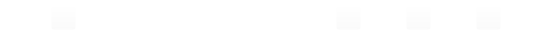
         <widget class="QFrame" name="roomInfoLay_2">
          <property name="minimumSize">
           <size>
            <width>35</width>
            <height>0</height>
           </size>
          </property>
          <property name="maximumSize">
           <size>
            <width>16777215</width>
            <height>35</height>
           </size>
          </property>
          <property name="styleSheet">
           <string notr="true">border-image: url(:/res/images/broadControl.png);
background-color: rgba(255, 255, 255, 0);</string>
          </property>
          <property name="lineWidth">
           <number>0</number>
          </property>
          <layout class="QHBoxLayout" name="roomInfoLay">
           <property name="spacing">
            <number>5</number>
           </property>
           <property name="topMargin">
            <number>5</number>
           </property>
           <property name="bottomMargin">
            <number>5</number>
           </property>
           <item>
            <spacer name="horizontalSpacer_9">
             <property name="orientation">
              <enum>Qt::Horizontal</enum>
             </property>
             <property name="sizeHint" stdset="0">
              <size>
               <width>40</width>
               <height>20</height>
              </size>
             </property>
            </spacer>
           </item>
           <item>
            <widget class="QPushButton" name="pushButton_6">
             <property name="minimumSize">
              <size>
               <width>25</width>
               <height>25</height>
              </size>
             </property>
             <property name="maximumSize">
              <size>
               <width>25</width>
               <height>25</height>
              </size>
             </property>
             <property name="styleSheet">
              <string notr="true">border-image: url(:/res/images/brTitle.png);</string>
             </property>
             <property name="text">
              <string/>
             </property>
            </widget>
           </item>
           <item>
            <widget class="QLabel" name="roonNameText">
             <property name="minimumSize">
              <size>
               <width>250</width>
               <height>0</height>
              </size>
             </property>
             <property name="maximumSize">
              <size>
               <width>250</width>
               <height>16777215</height>
              </size>
             </property>
             <property name="styleSheet">
              <string notr="true">font: 75 11pt &quot;나눔고딕 ExtraBold&quot;;
color: rgb(0, 0, 0);

border-image: url(:/res/images/context.png);</string>
             </property>
             <property name="text">
              <string/>
             </property>
             <property name="alignment">
              <set>Qt::AlignCenter</set>
             </property>
            </widget>
           </item>
           <item>
            <widget class="QPushButton" name="pushButton_7">
             <property name="minimumSize">
              <size>
               <width>25</width>
               <height>25</height>
              </size>
             </property>
             <property name="maximumSize">
              <size>
               <width>25</width>
               <height>25</height>
              </size>
             </property>
             <property name="styleSheet">
              <string notr="true">border-image: url(:/res/images/brLike.png);</string>
             </property>
             <property name="text">
              <string/>
             </property>
            </widget>
           </item>
           <item>
            <widget class="QLabel" name="roomLike">
             <property name="minimumSize">
              <size>
               <width>35</width>
               <height>0</height>
              </size>
             </property>
             <property name="maximumSize">
              <size>
               <width>35</width>
               <height>16777215</height>
              </size>
             </property>
             <property name="styleSheet">
              <string notr="true">font: 75 11pt &quot;나눔고딕 ExtraBold&quot;;
color: rgb(0, 0, 0);


border-image: url(:/res/images/context.png);</string>
             </property>
             <property name="text">
              <string/>
             </property>
             <property name="alignment">
              <set>Qt::AlignCenter</set>
             </property>
            </widget>
           </item>
           <item>
            <widget class="QPushButton" name="pushButton_8">
             <property name="minimumSize">
              <size>
               <width>25</width>
               <height>25</height>
              </size>
             </property>
             <property name="maximumSize">
              <size>
               <width>25</width>
               <height>25</height>
              </size>
             </property>
             <property name="styleSheet">
              <string notr="true">border-image: url(:/res/images/brBookmark.png);</string>
             </property>
             <property name="text">
              <string/>
             </property>
            </widget>
           </item>
           <item>
            <widget class="QLabel" name="roomBookMark">
             <property name="minimumSize">
              <size>
               <width>35</width>
               <height>0</height>
              </size>
             </property>
             <property name="maximumSize">
              <size>
               <width>35</width>
               <height>16777215</height>
              </size>
             </property>
             <property name="styleSheet">
              <string notr="true">font: 75 11pt &quot;나눔고딕 ExtraBold&quot;;
color: rgb(0, 0, 0);

border-image: url(:/res/images/context.png);</string>
             </property>
             <property name="text">
              <string/>
             </property>
             <property name="alignment">
              <set>Qt::AlignCenter</set>
             </property>
            </widget>
           </item>
           <item>
            <widget class="QPushButton" name="pushButton_9">
             <property name="minimumSize">
              <size>
               <width>25</width>
               <height>25</height>
              </size>
             </property>
             <property name="maximumSize">
              <size>
               <width>25</width>
               <height>25</height>
              </size>
             </property>
             <property name="styleSheet">
              <string notr="true">border-image: url(:/res/images/brPeople.png);</string>
             </property>
             <property name="text">
              <string/>
             </property>
            </widget>
           </item>
           <item>
            <widget class="QLabel" name="roomMember">
             <property name="minimumSize">
              <size>
               <width>35</width>
               <height>0</height>
              </size>
             </property>
             <property name="maximumSize">
              <size>
               <width>35</width>
               <height>16777215</height>
              </size>
             </property>
             <property name="styleSheet">
              <string notr="true">font: 75 11pt &quot;나눔고딕 ExtraBold&quot;;
color: rgb(0, 0, 0);


border-image: url(:/res/images/context.png);</string>
             </property>
             <property name="text">
              <string/>
             </property>
             <property name="alignment">
              <set>Qt::AlignCenter</set>
             </property>
            </widget>
           </item>
          </layout>
         </widget>
